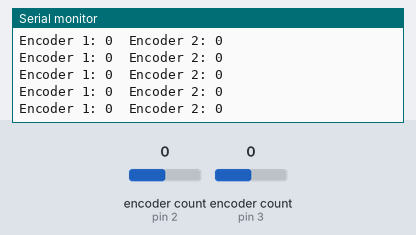
Recording of a sketch running on a simulated Arduino Uno, built with avr-gcc and run on an emulated ATmega328P. Shown: the last lines printed to the serial monitor. Inputs (shaded band) come from the test bench; at power-on: encoder count (sensors on pin 2, pin 3) 0.

Above: at 1.2 s.
1.3 s: encoder count (sensor on pin 2) set to 1
At 1.31 s:
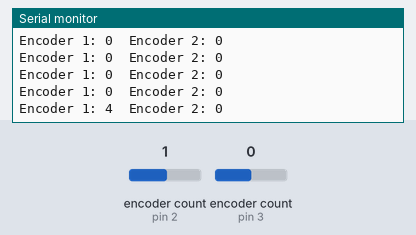
2.8 s: encoder count (sensor on pin 3) set to 1
At 2.82 s:
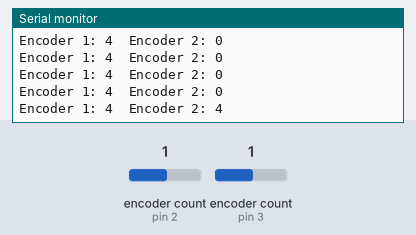
4.3 s: encoder count (sensor on pin 2) set to 2
At 4.33 s:
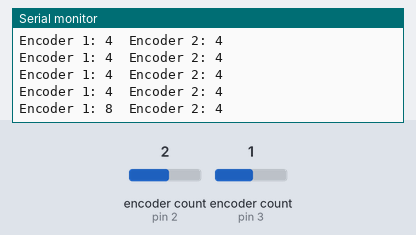
5.8 s: encoder count (sensor on pin 3) set to 2
At 5.84 s:
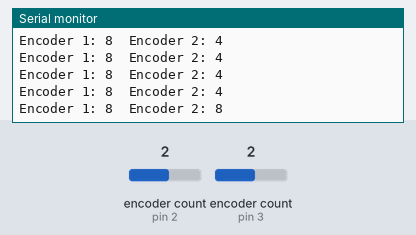
Timing chart, 0 to 8.3 s (numbered marks = the images above; inputs shaded):
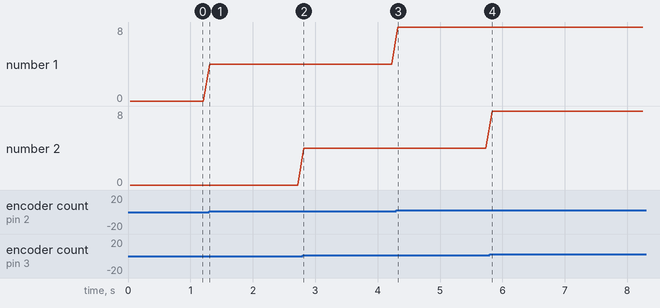

The sketch:

Dual_Encoder_Test.ino
```cpp
#include <Encoder.h>

// Define pins for Encoder 1
#define ENCODER1_PIN_A 2
#define ENCODER1_PIN_B 4

// Define pins for Encoder 2
#define ENCODER2_PIN_A 3
#define ENCODER2_PIN_B 5

// Create Encoder objects
Encoder encoder1(ENCODER1_PIN_A, ENCODER1_PIN_B);
Encoder encoder2(ENCODER2_PIN_A, ENCODER2_PIN_B);

void setup() {
  // Start serial communication
  Serial.begin(9600);
  Serial.println("Encoder test using Encoder library");
}

void loop() {
  // Read encoder positions
  long encoder1Position = encoder1.read();
  long encoder2Position = encoder2.read();

  // Output encoder values
  Serial.print("Encoder 1: ");
  Serial.print(encoder1Position);
  Serial.print("\tEncoder 2: ");
  Serial.println(encoder2Position);

  delay(100); // Adjust delay for preferred update rate
}
```

Measured:
- after the input at 1.3 s, the serial monitor: prints a new line at once (image 1)
- after the input at 2.8 s, the serial monitor: prints a new line at once (image 2)
- after the input at 4.3 s, the serial monitor: prints a new line at once (image 3)
- after the input at 5.8 s, the serial monitor: prints a new line at once (image 4)
- plotted number 1: 0 → 4 after the input at 1.3 s, 4 → 8 after the input at 4.3 s
